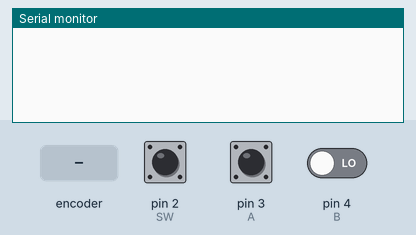
Recording of a sketch running on a simulated Arduino Uno, built with avr-gcc and run on an emulated ATmega328P. Parts: the last lines printed to the serial monitor. Inputs (shaded band) come from the test bench; at power-on: pin 2 (SW) HIGH, pin 3 (A) HIGH, pin 4 (B) LOW.

Above: at 1.2 s.
1.3 s: rotary encoder on pin 3 (A) / pin 4 (B) turned 1 step (first pin leading)
At 2.0 s:
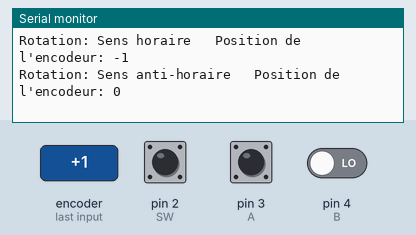
3.0 s: pin 2 (SW) pulled LOW for 0.15 s
At 3.7 s:
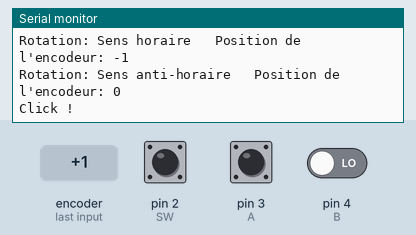
4.6 s: rotary encoder on pin 3 (A) / pin 4 (B) turned 1 step (first pin leading)
At 5.8 s:
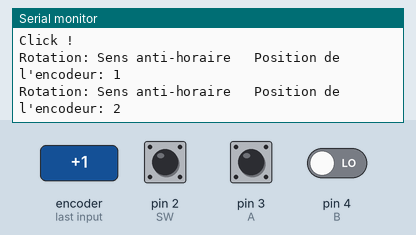

The sketch:

encoder_rotatif_gt055.ino
```cpp
int SW = 2;  //Switch
int A = 3;   //CLK
int B = 4;   //DT
int encoderPosCount = 0;
int aLast, aVal, btn, prevbtn;
bool bCW;

void setup() {
  pinMode(A, INPUT);
  pinMode(B, INPUT);
  pinMode(SW, INPUT_PULLUP);
  aLast = digitalRead(A);
  Serial.begin(9600);
  prevbtn = !btn;
}
void ReadBtn() {
  btn = digitalRead(SW);
  if (!btn && prevbtn != btn) {
    prevbtn = btn;
    Serial.println("Click !");
  }
  prevbtn = btn;
}
void ReadCode() {
  aVal = digitalRead(A);
  if (aVal != aLast) {
    if (digitalRead(B) != aVal) {
      encoderPosCount++;
      bCW = true;
    } else {
      bCW = false;
      encoderPosCount--;
    }
    Serial.print("Rotation: ");
    if (bCW) {
      Serial.print("Sens anti-horaire");
    } else {
      Serial.print("Sens horaire");
    }
    Serial.print("\t Position de l'encodeur: ");
    Serial.println(encoderPosCount);
  }
  aLast = aVal;
}
void loop() {
  ReadBtn();
  ReadCode();
}
```

Measured:
- after the input at 1.3 s, the serial monitor: prints a new line at once (image 1)
- after the input at 3.0 s, the serial monitor: prints a new line at once (image 2)
- after the input at 4.6 s, the serial monitor: prints a new line at once (image 3)
